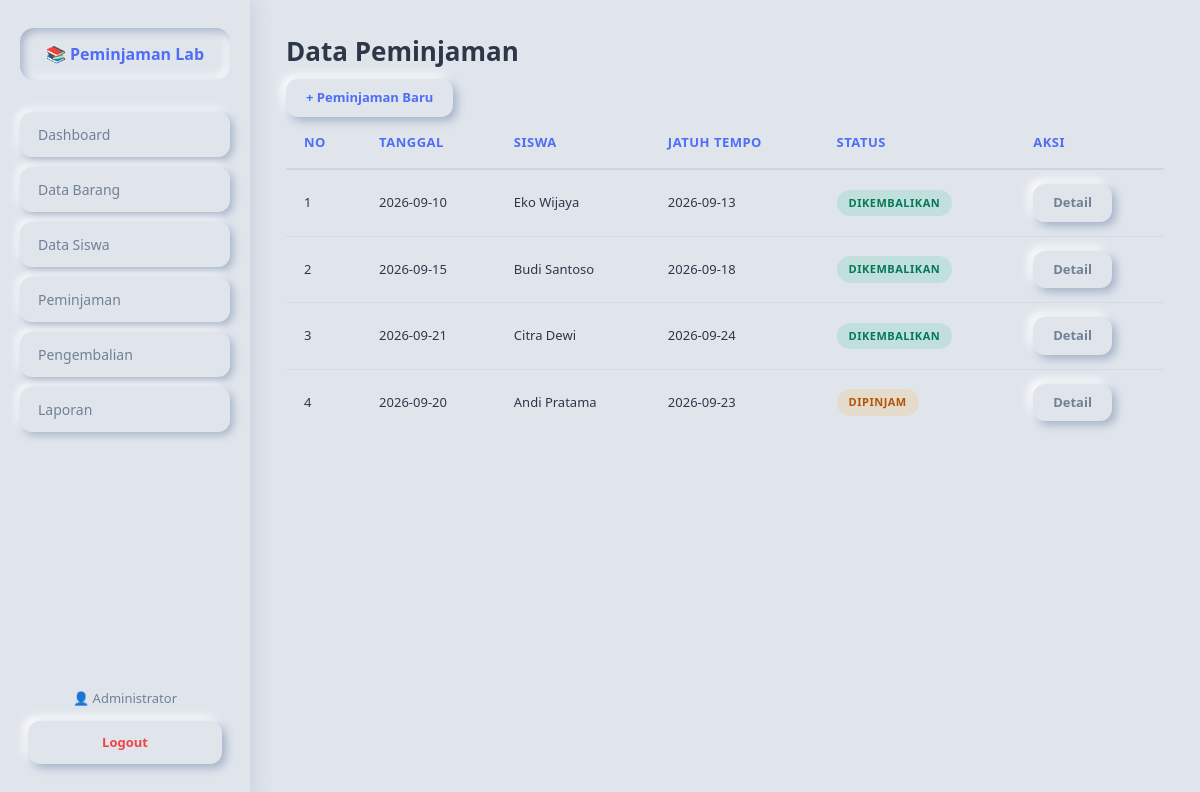
The page /pages/peminjaman.php (signed in) on the database its author committed.
### tables this page shows
CREATE TABLE `peminjamans` (
  `id_pinjam` int(11) NOT NULL,
  `id_siswa` int(11) NOT NULL,
  `id_admin` int(11) NOT NULL,
  `tanggal_pinjam` date NOT NULL,
  `tanggal_kembali` date NOT NULL,
  `status` enum('dipinjam','dikembalikan') DEFAULT 'dipinjam'
);

CREATE TABLE `siswas` (
  `id_siswa` int(11) NOT NULL,
  `nis` varchar(20) NOT NULL,
  `password` varchar(255) NOT NULL,
  `nama_siswa` varchar(100) NOT NULL,
  `kelas` varchar(20) NOT NULL,
  `no_hp` varchar(20) DEFAULT NULL
);

### pages/peminjaman.php (the view)
<?php
include 'header.php';
include '../config/koneksi.php';
?>
<h1>Data Peminjaman</h1>
<a href="peminjaman_form.php" class="btn-primary">+ Peminjaman Baru</a>
<table>
    <tr><th>No</th><th>Tanggal</th><th>Siswa</th><th>Jatuh Tempo</th><th>Status</th><th>Aksi</th></tr>
    <?php
    $no = 1;
    $q = mysqli_query($koneksi, "SELECT p.*, s.nama_siswa FROM peminjamans p
                                 JOIN siswas s ON p.id_siswa=s.id_siswa
                                 ORDER BY p.id_pinjam DESC");
    while ($r = mysqli_fetch_assoc($q)):
    ?>
    <tr>
        <td><?= $no++ ?></td>
        <td><?= $r['tanggal_pinjam'] ?></td>
        <td><?= $r['nama_siswa'] ?></td>
        <td><?= $r['tanggal_kembali'] ?></td>
        <td>
            <span class="badge <?= $r['status']=='dipinjam'?'badge-warning':'badge-success' ?>">
                <?= $r['status'] ?>
            </span>
        </td>
        <td>
            <a href="peminjaman_detail.php?id=<?= $r['id_pinjam'] ?>" class="btn-secondary">Detail</a>
        </td>
    </tr>
    <?php endwhile; ?>
</table>
<?php include 'footer.php'; ?>

### assets/style.css (style rules this page uses)
* { margin: 0; padding: 0; box-sizing: border-box; font-family: 'Segoe UI', Tahoma, sans-serif; }
:root { --bg: #e0e5ec; --text: #2d3748; --text-soft: #718096; --accent: #4f6df5; --accent-dark: #3a54d4; --danger: #ef4444; --warning: #f59e0b; --success: #10b981; --shadow-light: #ffffff; --shadow-dark: #a3b1c6; }
body { background: var(--bg); color: var(--text); font-size: 14px; line-height: 1.5; min-height: 100vh; }
.content h1 { font-size: 26px; font-weight: 700; color: var(--text); margin-bottom: 8px; }
table { width: 100%; border-collapse: collapse; border-radius: 14px; overflow: hidden; background: var(--bg); }
table th { background: var(--bg); color: var(--accent); padding: 16px 18px; text-align: left; font-size: 13px; font-weight: 700; text-transform: uppercase; letter-spacing: 0.5px; border-bottom: 2px solid rgba(163, 177, 198, 0.3); }
table td { padding: 14px 18px; font-size: 13px; color: var(--text); border-bottom: 1px solid rgba(163, 177, 198, 0.2); }
table tr:last-child td { border-bottom: none; }
table tbody tr { transition: all 0.15s; }
.btn-primary, .btn-secondary, .btn-warning, .btn-danger { display: inline-block; padding: 11px 20px; border-radius: 12px; text-decoration: none; font-size: 13px; font-weight: 600; cursor: pointer; border: none; transition: all 0.2s; background: var(--bg); line-height: 1.2; }
.btn-primary { color: var(--accent); box-shadow: 4px 4px 10px var(--shadow-dark), -4px -4px 10px var(--shadow-light); }
.btn-secondary { color: var(--text-soft); box-shadow: 4px 4px 10px var(--shadow-dark), -4px -4px 10px var(--shadow-light); }
.badge { display: inline-block; padding: 5px 12px; border-radius: 20px; font-size: 11px; font-weight: 700; text-transform: uppercase; letter-spacing: 0.5px; }
.badge-warning { background: rgba(245, 158, 11, 0.15); color: #b45309; }
.badge-success { background: rgba(16, 185, 129, 0.15); color: #047857; }

### rows shown on the page
peminjamans: tanggal_pinjam "2026-09-10", id_siswa.nama_siswa "Eko Wijaya", tanggal_kembali "2026-09-13", status "DIKEMBALIKAN"
peminjamans: tanggal_pinjam "2026-09-15", id_siswa.nama_siswa "Budi Santoso", tanggal_kembali "2026-09-18", status "DIKEMBALIKAN"
peminjamans: tanggal_pinjam "2026-09-21", id_siswa.nama_siswa "Citra Dewi", tanggal_kembali "2026-09-24", status "DIKEMBALIKAN"
peminjamans: tanggal_pinjam "2026-09-20", id_siswa.nama_siswa "Andi Pratama", tanggal_kembali "2026-09-23", status "DIPINJAM"

### other values the page prints
$_SESSION['nama_admin'] "Administrator"
